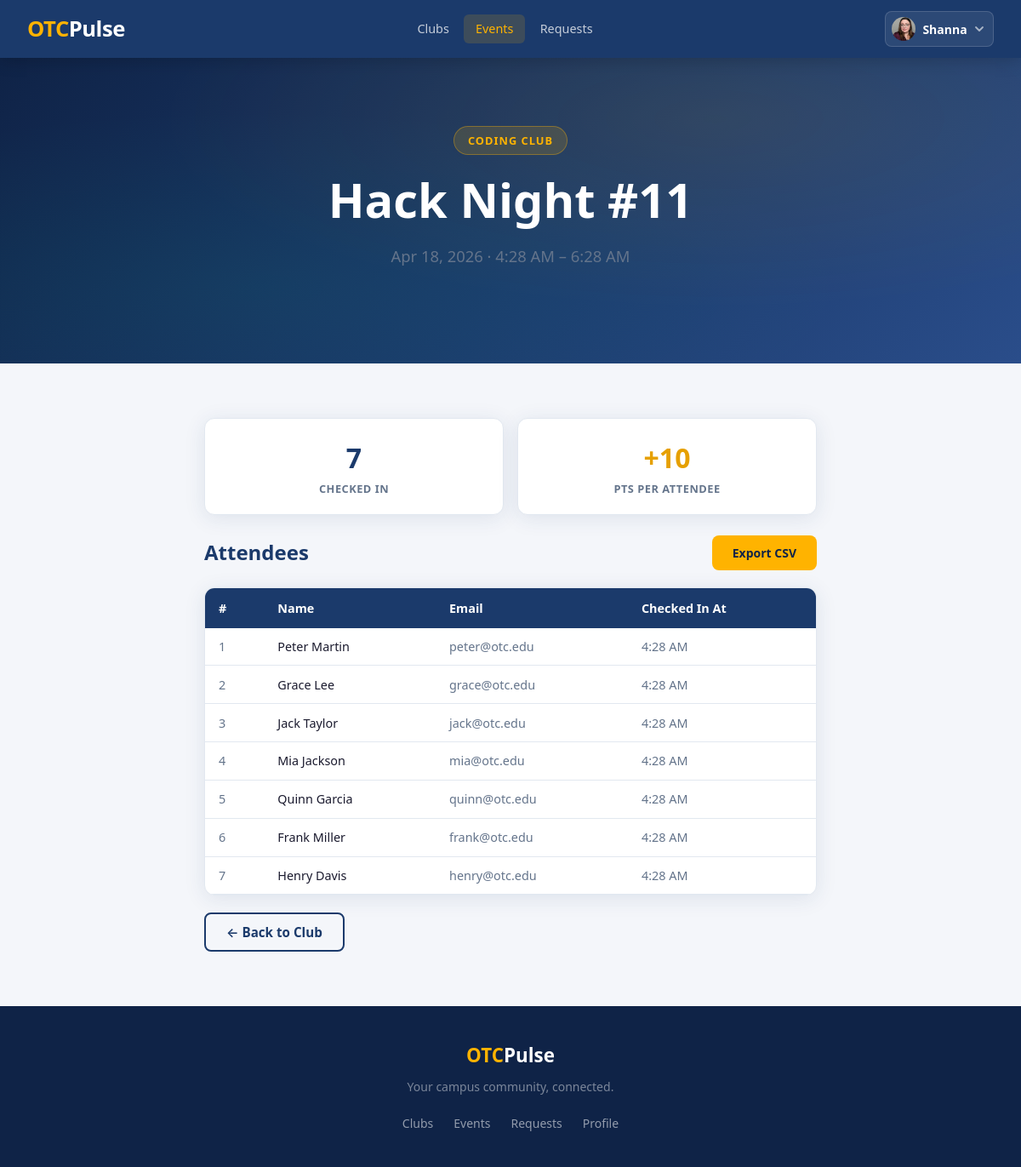
The app's page /clubs/events/18/attendance/ (signed in) with its own data.
### account/models.py (models this page shows, shortened)
class Profile(models.Model):
    user = models.OneToOneField(
        settings.AUTH_USER_MODEL,
        on_delete=models.CASCADE
    )
    otc_email = models.EmailField(
        unique=True,
        validators=[validate_otc_email]
    )
    points = models.IntegerField(default=0)
    class Role(models.TextChoices):
        ADMIN = 'ADMIN','Student Engagement'
        ADVISOR = 'ADVISOR','Faculty Advisor'
        LEAD = 'LEAD','Club Officer'
        STUDENT = 'STUDENT','Student'
    role = models.CharField(
        max_length=10,
        choices=Role.choices,
        default=Role.STUDENT,
    )
    image = models.ImageField(upload_to='profile_images/', null=True, blank=True)
    checkin_token = models.UUIDField(default=uuid.uuid4, unique=True, editable=False)
    short_code = models.CharField(max_length=8, unique=True, blank=True)

### clubhouse/models.py (models this page shows, shortened)
class Event(models.Model):
    class Status(models.TextChoices):
        DRAFT = 'DRAFT', 'Draft'
        SUBMITTED = 'SUBMITTED', 'Submitted'
        APPROVED = 'APPROVED', 'Approved'
        PUBLISHED = 'PUBLISHED', 'Published'
    title = models.CharField(max_length=50)
    status = models.CharField(max_length=10, choices=Status.choices, default=Status.DRAFT)
    start_time = models.DateTimeField()
    end_time = models.DateTimeField()
    club = models.ForeignKey(
        Club,
        related_name='events',
        on_delete=models.CASCADE,
    )
    location = models.ForeignKey(
        Location,
        related_name='events',
        on_delete=models.SET_NULL,
        null=True,
        blank=True,
    )
    token = models.UUIDField(default=uuid.uuid4, unique=True, editable=False)
    point_value=models.IntegerField(default=10)

class Club(models.Model):
    name = models.CharField(max_length=50)
    advisors = models.ManyToManyField(
        Profile,
        related_name='faculty_advisor',
        blank=True,
    )
    officers = models.ManyToManyField(
        Profile,
        related_name='club_officer',
        blank=True,
    )
    description = models.TextField()
    members = models.ManyToManyField(
        Profile,
        related_name ='club_member',
        blank=True,
    )
    slug = models.SlugField(max_length=60, unique=True, blank=True)
    emoji = models.CharField(max_length=10, blank=True, default='🏛️')
    image = models.ImageField(upload_to='club_images/', null=True, blank=True)
    officer_applicants = models.ManyToManyField(
        Profile,
        related_name='officer_applications',
        blank=True,
    )
    approved = models.BooleanField(default=False)
    denied = models.BooleanField(default=False)
    pending_advisor_name = models.CharField(max_length=100, blank=True, default='')
    pending_advisor_email = models.EmailField(blank=True, default='')

class Attendance(models.Model):
    event = models.ForeignKey(Event, on_delete=models.CASCADE, related_name='attendees')
    user = models.ForeignKey(settings.AUTH_USER_MODEL, on_delete=models.CASCADE)
    checked_in_at = models.DateTimeField(auto_now_add=True)
    class Meta:
        unique_together = ('event', 'user')

### clubhouse/views.py (the view)
# urls.py: path('events/<int:pk>/attendance/', views.event_attendance, name='event_attendance'),
@login_required
def event_attendance(request, pk):
    event = get_object_or_404(Event, pk=pk)
    if not _can_edit_club(request.user.profile, event.club):
        raise PermissionDenied
    roster = event.attendees.select_related('user__profile').order_by('checked_in_at')
    return render(request, 'clubhouse/attendance.html', {
        'event': event,
        'roster': roster,
        'total': roster.count(),
        'section': 'clubhouse',
    })

### clubhouse/views.py (called while the page is built)
def _can_edit_club(profile, club):
    return (
        club.officers.filter(pk=profile.pk).exists() or
        club.advisors.filter(pk=profile.pk).exists() or
        profile.role == profile.Role.ADMIN
    )

### clubhouse/templates/clubhouse/attendance.html (shortened to what this page needs)
{% extends 'base.html' %}
{% block content %}
<section class="hero hero-short">
    <div class="hero-inner">
        <span class="hero-badge">{{ event.club.name }}</span>
        <h1>{{ event.title }}</h1>
        <p style="color: var(--text-muted);">
            {{ event.start_time|date:"M j, Y" }} &middot; {{ event.start_time|date:"g:i A" }} – {{ event.end_time|date:"g:i A" }}
        </p>
    </div>
</section>
<section class="section">
    <div class="section-inner" style="max-width: 720px;">
        <div style="display: flex; gap: 1rem; flex-wrap: wrap; margin-bottom: 1.5rem;">
            <div class="card" style="flex: 1; min-width: 140px; text-align: center; padding: 1.25rem 1rem;">
                <div style="font-size: 2rem; font-weight: 800; color: var(--navy);">{{ total }}</div>
                <div style="font-size: 0.8rem; color: var(--text-muted); font-weight: 600; text-transform: uppercase; letter-spacing: 0.5px;">Checked In</div>
            </div>
            {% if event.point_value %}
            <div class="card" style="flex: 1; min-width: 140px; text-align: center; padding: 1.25rem 1rem;">
                <div style="font-size: 2rem; font-weight: 800; color: var(--gold-dark);">+{{ event.point_value }}</div>
                <div style="font-size: 0.8rem; color: var(--text-muted); font-weight: 600; text-transform: uppercase; letter-spacing: 0.5px;">Pts Per Attendee</div>
            </div>
            {% endif %}
        </div>
        <div style="display: flex; align-items: center; justify-content: space-between; flex-wrap: wrap; gap: 0.75rem; margin-bottom: 1.25rem;">
            <h2 style="color: var(--navy); margin: 0;">Attendees</h2>
            {% if total %}
            <a href="{% url 'clubhouse:event_attendance_export' event.pk %}" class="btn btn-primary" style="font-size: 0.875rem;">Export CSV</a>
            {% endif %}
        </div>
        <div class="card" style="padding: 0; overflow: hidden;">
            {% if roster %}
                <table style="width: 100%; border-collapse: collapse; font-size: 0.9rem;">
                    <thead>
                        <tr style="background: var(--navy); color: white; text-align: left;">
                            <th style="padding: 0.75rem 1rem; font-weight: 600;">#</th>
                            <th style="padding: 0.75rem 1rem; font-weight: 600;">Name</th>
                            <th style="padding: 0.75rem 1rem; font-weight: 600;">Email</th>
                            <th style="padding: 0.75rem 1rem; font-weight: 600;">Checked In At</th>
                        </tr>
                    </thead>
                    <tbody>
                        {% for entry in roster %}
                        <tr style="border-bottom: 1px solid var(--border); {% if forloop.even %}background: var(--bg);{% endif %}">
                            <td style="padding: 0.65rem 1rem; color: var(--text-muted);">{{ forloop.counter }}</td>
                            <td style="padding: 0.65rem 1rem; font-weight: 500;">{{ entry.user.first_name }} {{ entry.user.last_name }}</td>
                            <td style="padding: 0.65rem 1rem; color: var(--text-muted);">
                                {{ entry.user.email }}
                            </td>
                            <td style="padding: 0.65rem 1rem; color: var(--text-muted);">{{ entry.checked_in_at|date:"g:i A" }}</td>
                        </tr>
                        {% endfor %}
                    </tbody>
                </table>
            {% else %}
                <div style="padding: 2.5rem; text-align: center; color: var(--text-muted);">
                    <div style="font-size: 2rem; margin-bottom: 0.5rem;">📋</div>
                    <p>No one has checked in yet.</p>
                </div>
            {% endif %}
        </div>
        <div style="margin-top: 1.25rem;">
            <a href="{% url 'clubhouse:club_detail' event.club.slug %}" class="btn btn-secondary">← Back to Club</a>
        </div>
    </div>
</section>
{% endblock %}

### templates/base.html (shortened to what this page needs)
<!DOCTYPE html>
<html lang="en">
<head>
    {% load static %}
    <link rel="stylesheet" href="{% static 'css/main.css' %}">
</head>
<body>
    <header class="site-header">
        <nav class="nav-container">
            <a href="/" class="nav-brand">
                <span class="brand-otc">OTC</span><span class="brand-engage">Pulse</span>
            </a>
            {% if user.is_authenticated %}
            <div class="nav-main-links">
                <a href="{% url 'clubhouse:club_list' %}"  class="nav-link {% if request.resolver_match.app_name == 'clubhouse' and 'club' in request.resolver_match.url_name %}nav-link-active{% endif %}">Clubs</a>
                <a href="{% url 'clubhouse:event_list' %}" class="nav-link {% if request.resolver_match.app_name == 'clubhouse' and 'event' in request.resolver_match.url_name %}nav-link-active{% endif %}">Events</a>
                <a href="{% url 'bulletin_board:request_list' %}" class="nav-link {% if request.resolver_match.app_name == 'bulletin_board' %}nav-link-active{% endif %}">Requests</a>
            </div>
            {% endif %}
            <div class="nav-links">
                {% if user.is_authenticated %}
                    <div class="nav-avatar-wrap" id="nav-avatar-wrap">
                        <button class="nav-avatar-btn" id="nav-avatar-btn" aria-expanded="false" aria-label="Account menu">
                            {% if user.profile.image %}
                                <img src="{{ user.profile.image.url }}" alt="{{ user.username }}" class="nav-avatar-img">
                            {% else %}
                                <span class="nav-avatar-initials">{{ user.first_name|first|upper }}{{ user.last_name|first|upper }}</span>
                            {% endif %}
                            <span class="nav-avatar-name">{{ user.first_name|default:user.username }}</span>
                            <svg class="nav-chevron" width="12" height="12" viewBox="0 0 12 12" fill="none">
                                <path d="M2 4l4 4 4-4" stroke="currentColor" stroke-width="1.8" stroke-linecap="round" stroke-linejoin="round"/>
                            </svg>
                        </button>
                    </div>
                {% else %}
                    <a href="{% url 'account:login' %}" class="nav-link">Log In</a>
                    <a href="{% url 'account:register' %}" class="btn btn-primary nav-cta">Get Started</a>
                {% endif %}
            </div>
        </nav>
    </header>
    <main>
        {% block content %}{% endblock %}
    </main>
    <footer class="site-footer">
        <div class="footer-inner">
            <div class="footer-brand">
                <span class="brand-otc">OTC</span><span class="brand-engage">Pulse</span>
            </div>
            <p class="footer-tagline">Your campus community, connected.</p>
            {% if user.is_authenticated %}
            <div class="footer-links">
                <a href="{% url 'clubhouse:club_list' %}">Clubs</a>
                <a href="{% url 'clubhouse:event_list' %}">Events</a>
                <a href="{% url 'bulletin_board:request_list' %}">Requests</a>
                <a href="{% url 'account:profile' %}">Profile</a>
            </div>
            {% else %}
            <div class="footer-links">
                <a href="{% url 'account:login' %}">Log In</a>
                <a href="{% url 'account:register' %}">Register</a>
            </div>
            {% endif %}
        </div>
    </footer>
</body>
</html>

### records on screen
Event: club.name "CODING CLUB", title "Hack Night #11", start_time "Apr 18, 2026", start_time "4:28 AM", end_time "6:28 AM", point_value "10"
Attendance: user.first_name "Peter", user.last_name "Martin", user.email "peter@otc.edu", checked_in_at "4:28 AM"
Attendance: user.first_name "Grace", user.last_name "Lee", user.email "grace@otc.edu", checked_in_at "4:28 AM"
Attendance: user.first_name "Jack", user.last_name "Taylor", user.email "jack@otc.edu", checked_in_at "4:28 AM"
Attendance: user.first_name "Mia", user.last_name "Jackson", user.email "mia@otc.edu", checked_in_at "4:28 AM"
Attendance: user.first_name "Quinn", user.last_name "Garcia", user.email "quinn@otc.edu", checked_in_at "4:28 AM"
Attendance: user.first_name "Frank", user.last_name "Miller", user.email "frank@otc.edu", checked_in_at "4:28 AM"
Attendance: user.first_name "Henry", user.last_name "Davis", user.email "henry@otc.edu", checked_in_at "4:28 AM"

### other values on screen
{{ user.first_name|default:user.username }} "Shanna"
{{ total }} "7"
